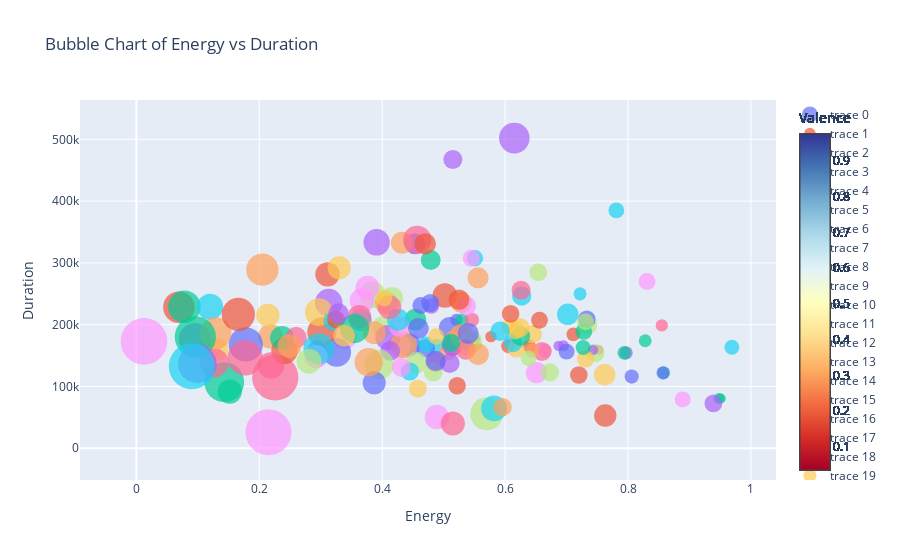

This figure's notebook cell:
### Code cell
# Create Bubble Chart
fig = go.Figure()

# Add traces for each track
for index, row in df2.iterrows():
    fig.add_trace(go.Scatter(
        x=[row['Energy']],
        y=[row['Duration']],
        mode='markers',
        marker=dict(
            size=abs(row['Loudness']) * 2,  # Take the absolute value of Loudness and adjust the size of the bubbles
            color=row['Valence'],  # Use Valence for the color of the bubbles
            colorscale='RdYlBu',  # Set the color scale from red to blue
            cmin=df2['Valence'].min(),  # Set the minimum value for the color scale
            cmax=df2['Valence'].max(),  # Set the maximum value for the color scale
            opacity=0.7,
            colorbar=dict(
                title='Valence'  # Label for the colorbar
            )
        ),
        text=row['Track Name'],  # Text to display when hovering over the bubbles
        hoverinfo='text'
    ))

# Update layout
fig.update_layout(
    title='Bubble Chart of Energy vs Duration',
    xaxis=dict(title='Energy'),
    yaxis=dict(title='Duration')
)

# Show the plot
fig.show()
